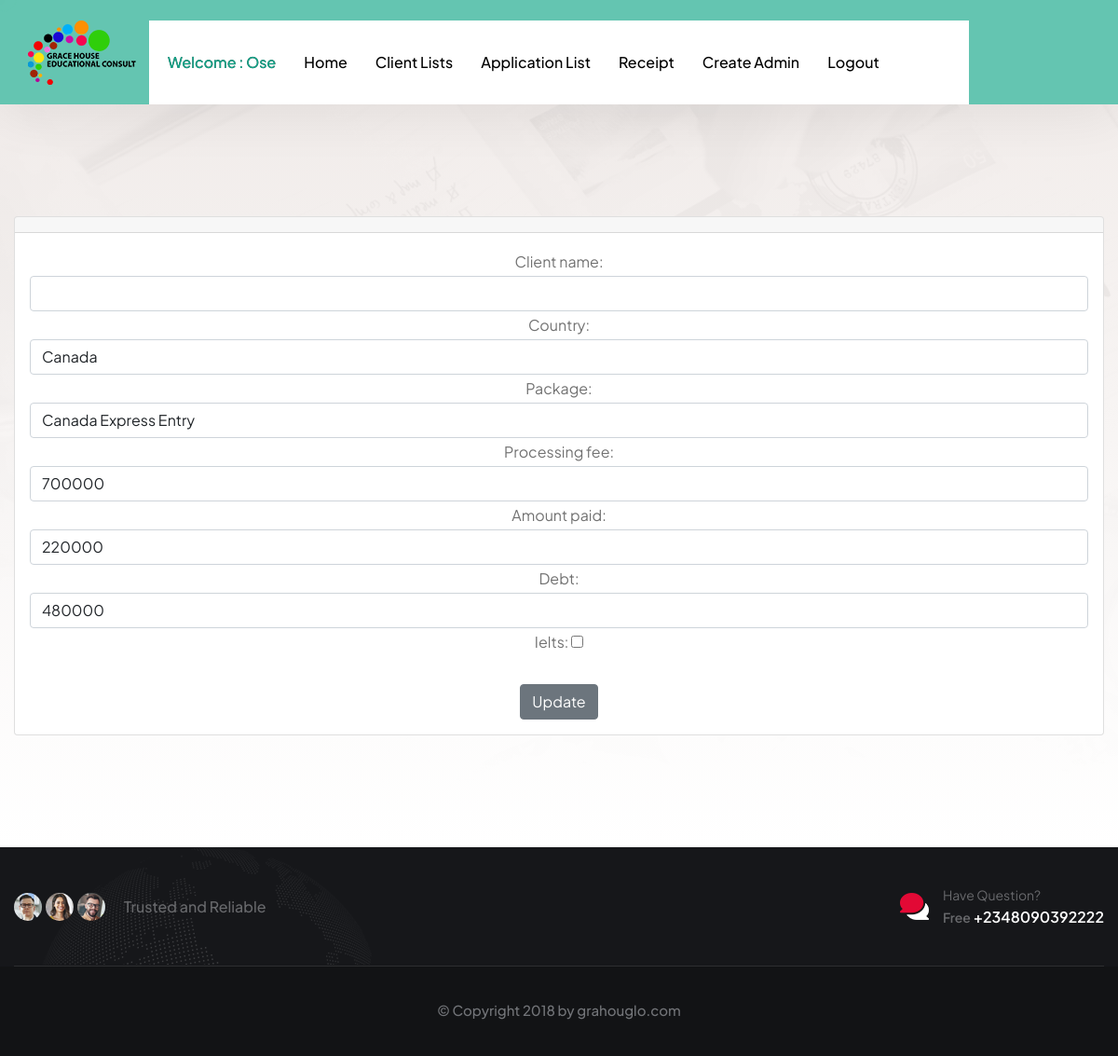
The app's page /updateapplication/1 (signed in) with its own data.
### ghec_app/models.py (models this page shows, shortened)
class User(AbstractUser):
    is_client = models.BooleanField(default=False)
    is_admin = models.BooleanField(default=False)
    email = models.EmailField(unique=True, null=False)
    username= models.CharField(max_length=100)
    USERNAME_FIELD = "email"
    REQUIRED_FIELDS= ['username']
    def __str__(self):
        return self.username

class Application (models.Model):
    client_name = models.ForeignKey(User, null=True, on_delete= models.SET_NULL)
    country = models.CharField(choices=Country_Type,max_length=120, null= True, blank= True)
    package = models.CharField(choices=Package_Type,max_length=120, null= True, blank= True)
    processing_fee=  models.CharField( max_length=120, null= True, blank= True)
    amount_paid=  models.CharField( max_length=120, null= True, blank= True)
    debt=  models.CharField( max_length=120, null= True, blank= True)
    date_created= models.DateField(auto_now_add=True)
    ielts = models.BooleanField(default=False)

### ghec_app/views.py (the view)
# urls.py: path('updateapplication/<int:pk>', views.update_application, name="updateapplication"),
def update_application(request, pk):
    application = Application.objects.get(id=pk)
    form= ApplicationForm2(request.POST or None, instance=application)
    if form.is_valid():
        new_debt= form.save(commit=False)
        new_debt.debt= int(new_debt.processing_fee) - int(new_debt.amount_paid)
        new_debt.save()
        messages.success(request, "Successfully Added Product")
        return redirect('applicationlist')
    context= {'application':application,'form':form}
    return render(request, 'ghec/updateApplication.html', context)

### ghec_app/forms.py
class ApplicationForm2(ModelForm):
    class Meta:
        model = Application
        fields= ('client_name', 'country', 'package', 'processing_fee', 'amount_paid','debt','ielts')
        widgets= {
            'client_name': forms.Select(attrs={'class':'form-control'}),
            'country': forms.Select(attrs={'class':'form-control'}),
            'package': forms.Select(attrs={'class':'form-control'}),
            'processing_fee': forms.TextInput(attrs={'class':'form-control'}),
            'amount_paid': forms.TextInput(attrs={'class':'form-control'}),
            'debt': forms.TextInput(attrs={'class':'form-control'}),
            'ielts': forms.CheckboxInput(),
        }

### ghec_app/templates/ghec/updateApplication.html (shortened to what this page needs)
{% extends 'ghec/base.html' %}
{% load static %}
{%block content%}
{% if user.is_superuser %}
<section class="contact-three">
  <div class="container">
      <center>
        <div class="card">
            <h5 class="card-header">{{ application.client_name }}</h5>
            <div class="card-body">
              <p class="card-text">
                <form action="" method=POST>
                    {{ form.as_p }}
                    <br>
                    <input type="submit" value="Update"
                    class="btn btn-secondary">
                </form>
            </p>
            </div>
          </div>
        </center>
  </div>
</section>
{% endif %}
{%endblock%}

### ghec_app/templates/ghec/navbar.html (shortened to what this page needs)
{% load static %}
    <div class="page-wrapper">
        <header class="main-header">
            <nav class="main-menu">
                <div class="main-menu__wrapper">
                    <div class="main-menu__wrapper-inner">
                        <div class="main-menu__logo">
                            <a href="index.html"><img src="{% static 'ghec/images/resources/logo-1.png' %}" alt=""></a>
                        </div>
                        <div class="main-menu__wrapper-inner-content">
                            <div class="main-menu__top">
                                <div class="main-menu__top-inner">
                                </div>
                            </div>
                            <div class="main-menu__bottom">
                                <div class="main-menu__bottom-inner">
                                    <div class="main-menu__main-menu-box">
                                        <ul class="main-menu__list one-page-scroll-menu">
                                            {% if user.is_authenticated %}
                                            <li class="dropdown current megamenu scrollToLink">
                                                <a href="#">  Welcome : {{ user.first_name }}</a>
                                            </li>
                                            {% endif %}
                                            {% if user.is_client %}
                                            <li class="scrollToLink">
                                                <a href="{% url 'clienthome' %}">Home </a>
                                            </li>
                                            <li class="scrollToLink">
                                                <a href="{% url 'ielts' %}">IELTS Lesson</a>
                                            </li>
                                            <li class="scrollToLink">
                                                <a href="{% url 'application' %}">Apply</a>
                                            </li>
                                            {% elif user.is_admin or user.is_superuser %}
                                            <li class="scrollToLink">
                                                <a href="{% url 'adminhome' %}">Home</a>
                                            </li>
                                            <li class="scrollToLink">
                                                <a href="{% url 'clientlist' %}">Client Lists</a>
                                            </li>
                                            <li class="scrollToLink">
                                                <a href="{% url 'applicationlist' %}">Application List</a>
                                            </li>
                                            {% endif %}
                                            {% if user.is_superuser %}
                                            <li class="scrollToLink">
                                                <a href="{% url 'receipt' %}">Receipt</a>
                                            </li>
                                            <li class="scrollToLink">
                                                <a href="{% url 'signupAdmin' %}">Create Admin</a>
                                            </li>
                                            {% endif %}
                                            {% if user.is_authenticated %}
                                            <li class="scrollToLink"><a href="{% url 'logout' %}">Logout</a></li>
                                            {% else %}
                                            <li class="scrollToLink"><a href="{% url 'login' %}">Login</a></li>
                                            {% endif %}
                                        </ul>
                                    </div>
                                </div>
                            </div>
                        </div>
                    </div>
                </div>
            </nav>
        </header>

### static/ghec/css/treck-responsive.css (style rules this page uses)
@media only screen and (min-width: 1200px) and (max-width: 1499px) { .main-menu__bottom-inner { padding: 0 20px; } }
@media only screen and (min-width: 1200px) and (max-width: 1499px) { .main-menu__wrapper-inner-content { padding-left: 160px; padding-right: 160px; } }
@media only screen and (min-width: 1200px) and (max-width: 1499px) { .main-menu .main-menu__list>li+li, .stricky-header .main-menu__list>li+li { margin-left: 30px; } }
@media only screen and (min-width: 1200px) and (max-width: 1499px) { .main-menu__logo { left: 10px; } }

### records on screen
User: first_name "Ose"
Application: country "Canada", package "Canada Express Entry", processing_fee "700000", amount_paid "220000", debt "480000"
